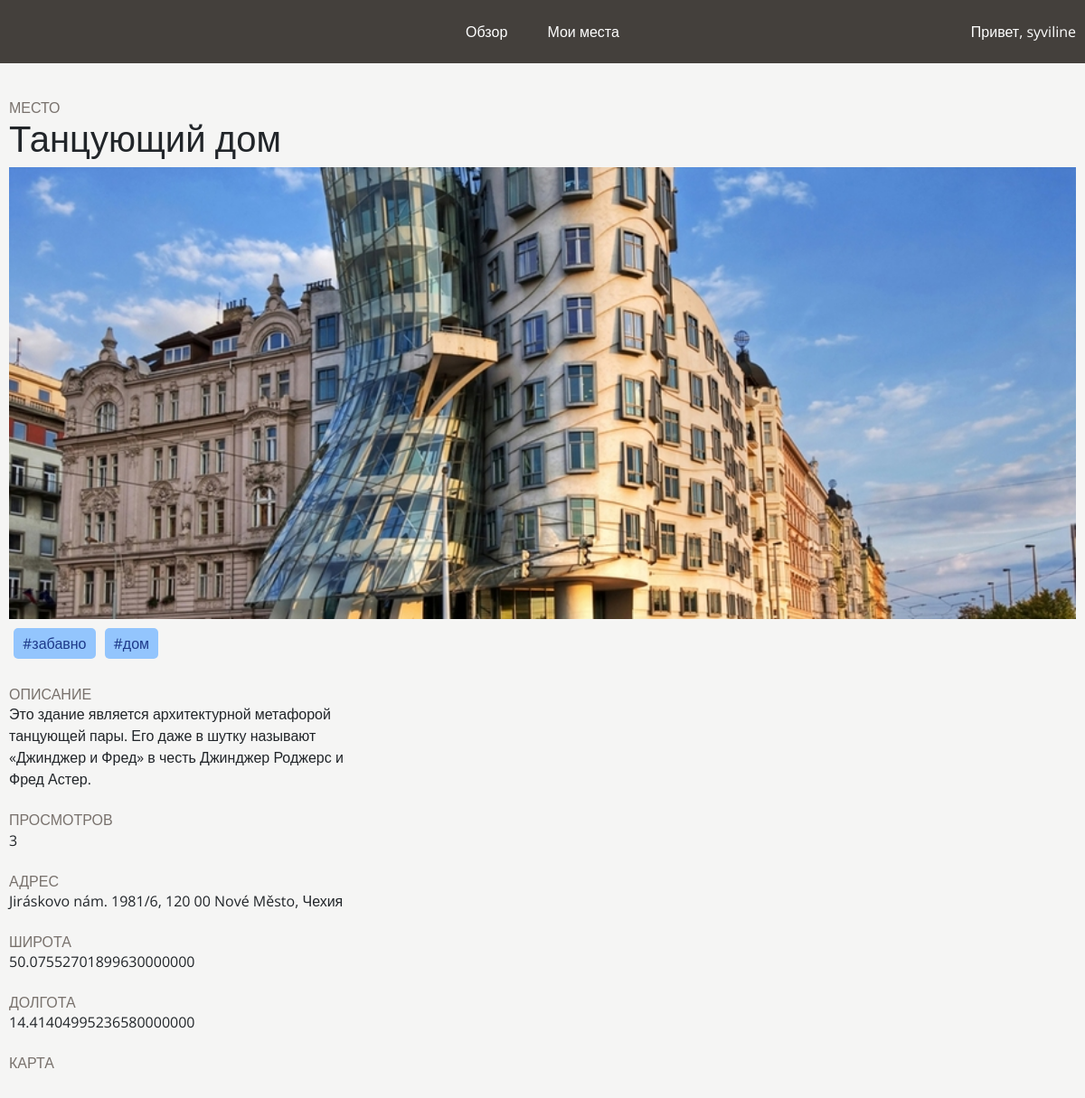
The page /place/32 (signed in) on the database its author committed.
### main/models.py (models this page shows, shortened)
class Place(models.Model):
    user = models.ForeignKey('auth.User', null=False, on_delete=models.CASCADE)
    name = models.CharField(max_length=200, verbose_name='Название')
    visited = models.BooleanField(default=False)
    notes = models.TextField(blank=True, null=True)
    date_visited = models.DateField(blank=True, null=True)
    photo = models.ImageField(upload_to='user_images/', blank=True, null=True, default="user_images/default.jpg", verbose_name='Фото')
    search = models.TextField()  # contains name + description + address in lower case,
    description = models.TextField(null=True, verbose_name='Описание')  # description of place
    address = models.CharField(max_length=255, verbose_name='Адрес')  # адрес
    latitude = models.DecimalField(max_digits=22, decimal_places=20, verbose_name='Широта')  # широта
    longitude = models.DecimalField(max_digits=23, decimal_places=20, verbose_name='Долгота')  # долгота
    hashtags = models.TextField(null=True, verbose_name='Хэштеги')  # хэштеги
    is_public = models.BooleanField(default=True, verbose_name='Опубликовать')
    views = models.IntegerField(default=0, null=False)
    def save(self, *args, **kwargs):
        old_place = Place.objects.filter(pk=self.pk).first()
        self.search: models.TextField
        self.search = (self.name + " " + self.description + " " + self.address + " " + self.hashtags).lower()
        if old_place and old_place.photo:
            if old_place.photo != self.photo:
                self.delete_photo(old_place.photo)
        super().save(*args, **kwargs)

### main/views.py (the view, shortened to what this page needs)
# urls.py: path('place/<int:id>', views.view_place, name='view_place'),
@login_required
def view_place(request, id):
    try:
        place = Place.objects.get(id=id)
        if not place.is_public and place.user != request.user:
            return redirect('main:index')
    except Place.DoesNotExist:
        return redirect('main:index')
    if place.user != request.user:
        place.views += 1
        place.save()
    a = request.GET.get('series', None)
    msg = request.GET.get('msg', None)
    hashtags = place.hashtags.split()
    series = Serie.objects.filter(user=request.user)
    place.latitude = str(place.latitude).replace(',', '.')
    place.longitude = str(place.longitude).replace(',', '.')
    vars = {'title': place.name, 'place': place, 'series': series, 'msg': msg, 'hashtags': hashtags}
    return render(request, 'main/view_place.html', vars)

### templates/main/view_place.html (shortened to what this page needs)
{% extends 'main/base.html' %}
{% block content %}
<h6 class="place_label">МЕСТО</h6>
<div class="flex-header-place">
    <h1>{{ place.name }}</h1>
</div>
{% if place.photo %}
    <img src="{{ place.photo.url }}" alt="" class="viewplace_image">
{% endif %}
<div class="hashtags">
    {% for i in hashtags %}
    <div class="hashtag"><a href="/search?search={{i}}">#{{i}}</a></div>
    {% endfor %}
</div>
<div class="place-container" style="margin-top: 20px;">
    <div class="left">
        <h6 class="place_label">ОПИСАНИЕ</h6>
        <div class="place_info">{{ place.description }}</div>
        <br>
        <h6 class="place_label">ПРОСМОТРОВ</h6>
        <div class="place_info">{{ place.views }}</div>
        <br>
        <h6 class="place_label">АДРЕС</h6>
        <div class="place_info">{{ place.address }}</div>
        <br>
        <h6 class="place_label">ШИРОТА</h6>
        <div class="place_info">{{ place.latitude }}</div>
        <br>
        <h6 class="place_label">ДОЛГОТА</h6>
        <div class="place_info">{{ place.longitude }}</div>
    </div>
</div><br>
<h6 class="place_label">КАРТА</h6>
<div id="map"></div>
{% endblock %}

### templates/main/base.html (shortened to what this page needs)
<!doctype html>
{% load static %}
<html lang="en">
<head>
    <link  rel="stylesheet"  href="https://maxcdn.bootstrapcdn.com/bootstrap/4.0.0/css/bootstrap.min.css">
    <link rel="stylesheet" href="{% static 'style/style.css' %}">
</head>
<body>
    <header>
        <div class="container">
            <div class="middle">
                <a href="{% url 'main:index' %}">Обзор</a>
                <a href="{% url 'main:places' %}">Мои места</a>
            </div>
            <div class="right">Привет, <a href="{% url 'main:profile' %}">{{ request.user.username }}</a></div>
        </div>
    </header>
    <div class="container body">
        {% block content %}
        {% endblock %}
    </div>
</body>
</html>

### static/style/style.css (style rules this page uses)
* { padding: 0; margin: 0; font-family: 'Open Sans', sans-serif; }
a { text-decoration: none; color: #FFF; }
body { background-color: #F5F5F4; }
.container { max-width: 1200px; margin: 0 auto; padding: 0 10px; }
header { height: 70px; background-color: #44403C; color: #FFF; }
header .container { display: flex; justify-content: space-between; height: 70px; align-items: center; }
header .middle { flex: 3; text-align: center; }
header .middle a { margin: 0 20px; }
header .right { flex: 1; text-align: right; }
.body { margin-top: 40px; }
.viewplace_image { width: 100%; height: 500px; object-fit: cover; }
.place_label { color: #78716C; margin-bottom: 0; }
.place_info { max-width: 400px; }
.serie-h-header .left, .right { flex: 1; }
.place-container { display: flex; justify-content: space-between; }
.flex-header-place { display: flex; justify-content: space-between; align-items: center; }
.hashtags { display: flex; }
.hashtag { background-color: #93C5FD; padding: 5px 10px; border-radius: 5px; margin: 10px 5px; }
.hashtag a { color: #1E3A8A; }
#map { height: 400px; width: 100%; margin-bottom: 100px; }

### rows shown on the page
Place: name "Танцующий дом", photo (picture), description "Это здание является архитектурной метафорой танцующей пары. Его даже в шутку называют «Джинджер и Фред» в честь Джинджер Роджерс и Фред Астер.", views "3", address "Jiráskovo nám. 1981/6, 120 00 Nové Město, Чехия", latitude "50.07552701899630000000", longitude "14.41404995236580000000"

### other values the page prints
{{ request.user.username }} "syviline"
{{ i }} "забавно" "дом"
